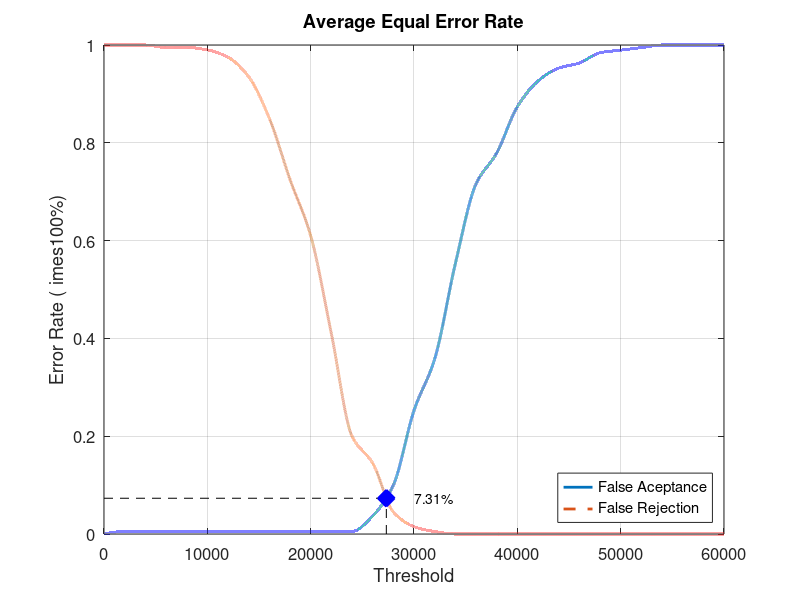
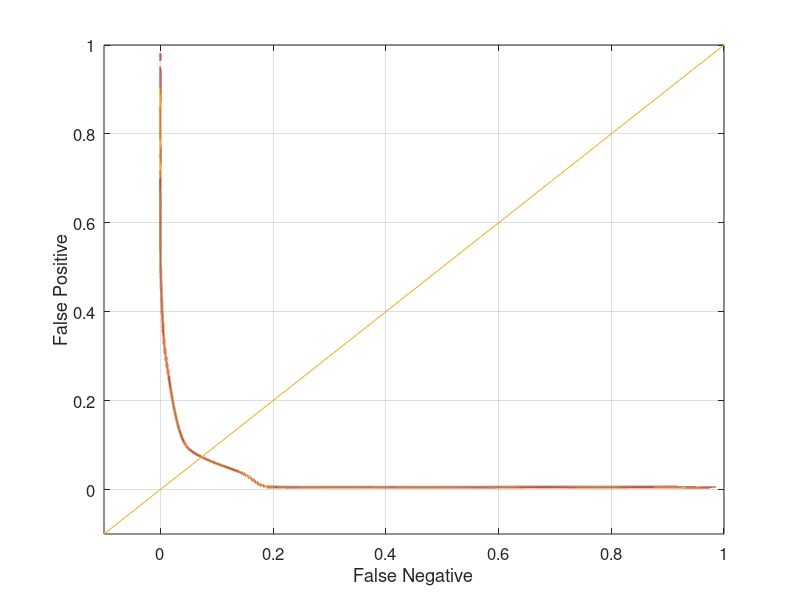

The MATLAB script that drew these images, in order:
close all;
clear;
clc;
x = 0:2000:60000;
xq = 0:0.5:60000;

y0 = [0 0.00526316 0.00526316 0.00526316 0.00526316 0.00526316 0.00526316 0.00526316 0.00526316 0.00526316 0.00526316 0.00526316 0.00526316 0.0368421 0.1 0.252632 0.357895 0.552632 0.715789 0.778947 0.873684 0.926316 0.952632 0.963158 0.984211 0.989474 0.994737 1 1 1 1]
yy0 = interp1(x, y0, xq, 'pchip');
y1 = [1 1 1 0.995 0.995 0.99 0.975 0.935 0.85 0.725 0.61 0.41 0.2 0.145 0.045 0.015 0.005 0 0 0 0 0 0 0 0 0 0 0 0 0 0]
yy1 = interp1(x, y1, xq, 'pchip');

% Calculating EER: 
y2 = abs(y0 - y1);
find(y2 == min(y2))
yy2 = abs(yy0 - yy1);
xEER = find(yy2 == min(yy2));
xEERIndex = xq(xEER) % X-axis EER
yEER = yy0(xEER) % Y-axis EER

main = figure
plot(xq, yy0,'-','LineWidth', 2);	hold on
plot(xq, yy1,'--','LineWidth', 2);	hold on
plot([xEERIndex xEERIndex], [0 yEER], 'k--');	hold on
plot([0 xEERIndex], [yEER yEER], 'k--');	hold on
plot(xEERIndex, yEER, 'bx', 'LineWidth', 10);	hold on
text(xEERIndex + 10 * xEERIndex / 100, yEER, [num2str(round((10000 * yEER)) / 100) '%'])
legend('False Aceptance', 'False Rejection', 'Location', 'SouthEast')
xlabel('Threshold')
ylabel('Error Rate (	imes100%)')
title('Average Equal Error Rate')
set(gca, 'FontSize', 12)
axis([0 60000 0 1])
grid on

print(main, 'Database3_4Main', '-dpng');
FNRxFPR = figure('Color', [1 1 1]);
plot(yy1, yy0, '-', yy1, yy0, 'LineWidth', 2);
hold on
y = -0.1:0.1:1
plot(y, y); 
set(gca, 'FontSize', 12)
xlabel('False Negative')
ylabel('False Positive')
axis([-0.1 1 -0.1 1])
set(gca, 'FontSize', 12)
grid on

print(FNRxFPR, 'Database3_4FNRxFPR','-dpng');
